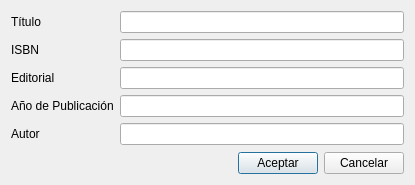
<?xml version="1.0" encoding="UTF-8"?>
<ui version="4.0">
 <class>DialogBA</class>
 <widget class="QDialog" name="DialogBA">
  <property name="geometry">
   <rect>
    <x>0</x>
    <y>0</y>
    <width>415</width>
    <height>185</height>
   </rect>
  </property>
  <property name="windowTitle">
   <string>Búsqueda Avanzada</string>
  </property>
  <layout class="QVBoxLayout" name="verticalLayout_4">
   <item>
    <layout class="QVBoxLayout" name="verticalLayout_3">
     <item>
      <layout class="QHBoxLayout" name="horizontalLayout_2">
       <item>
        <layout class="QVBoxLayout" name="verticalLayout">
         <item>
          <widget class="QLabel" name="label_5">
           <property name="text">
            <string>Título</string>
           </property>
          </widget>
         </item>
         <item>
          <widget class="QLabel" name="label">
           <property name="text">
            <string>ISBN</string>
           </property>
          </widget>
         </item>
         <item>
          <widget class="QLabel" name="label_2">
           <property name="text">
            <string>Editorial</string>
           </property>
          </widget>
         </item>
         <item>
          <widget class="QLabel" name="label_3">
           <property name="text">
            <string>Año de Publicación</string>
           </property>
          </widget>
         </item>
         <item>
          <widget class="QLabel" name="label_4">
           <property name="text">
            <string>Autor</string>
           </property>
          </widget>
         </item>
        </layout>
       </item>
       <item>
        <layout class="QVBoxLayout" name="verticalLayout_2">
         <item>
          <widget class="QLineEdit" name="input_title"/>
         </item>
         <item>
          <widget class="QLineEdit" name="input_isbn"/>
         </item>
         <item>
          <widget class="QLineEdit" name="input_editorial"/>
         </item>
         <item>
          <widget class="QLineEdit" name="input_fecha_pub">
           <property name="maxLength">
            <number>32766</number>
           </property>
          </widget>
         </item>
         <item>
          <widget class="QLineEdit" name="input_autor"/>
         </item>
        </layout>
       </item>
      </layout>
     </item>
     <item>
      <spacer name="verticalSpacer">
       <property name="orientation">
        <enum>Qt::Vertical</enum>
       </property>
       <property name="sizeHint" stdset="0">
        <size>
         <width>20</width>
         <height>40</height>
        </size>
       </property>
      </spacer>
     </item>
     <item>
      <layout class="QHBoxLayout" name="horizontalLayout">
       <item>
        <spacer name="horizontalSpacer">
         <property name="orientation">
          <enum>Qt::Horizontal</enum>
         </property>
         <property name="sizeHint" stdset="0">
          <size>
           <width>40</width>
           <height>20</height>
          </size>
         </property>
        </spacer>
       </item>
       <item>
        <widget class="QPushButton" name="btn_aceptar">
         <property name="text">
          <string>Aceptar</string>
         </property>
        </widget>
       </item>
       <item>
        <widget class="QPushButton" name="btn_cancelar">
         <property name="text">
          <string>Cancelar</string>
         </property>
        </widget>
       </item>
      </layout>
     </item>
    </layout>
   </item>
  </layout>
 </widget>
 <resources/>
 <connections/>
</ui>
